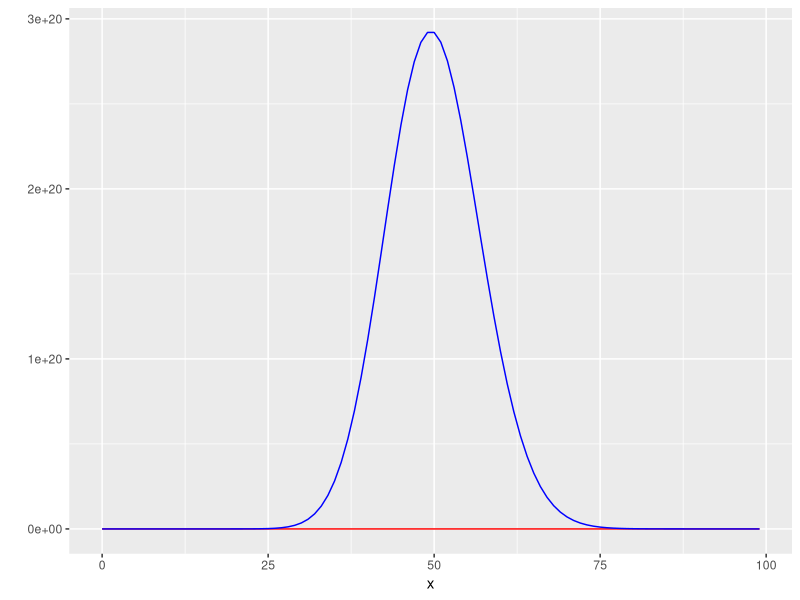
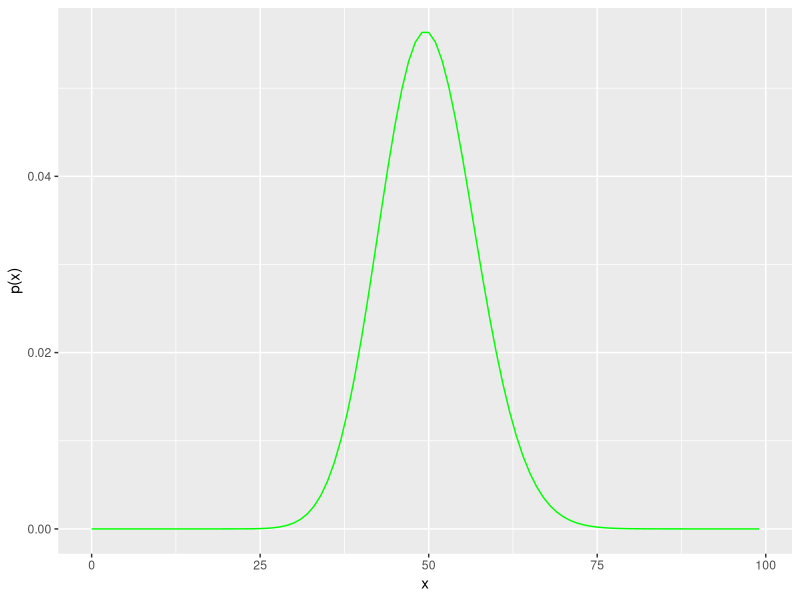
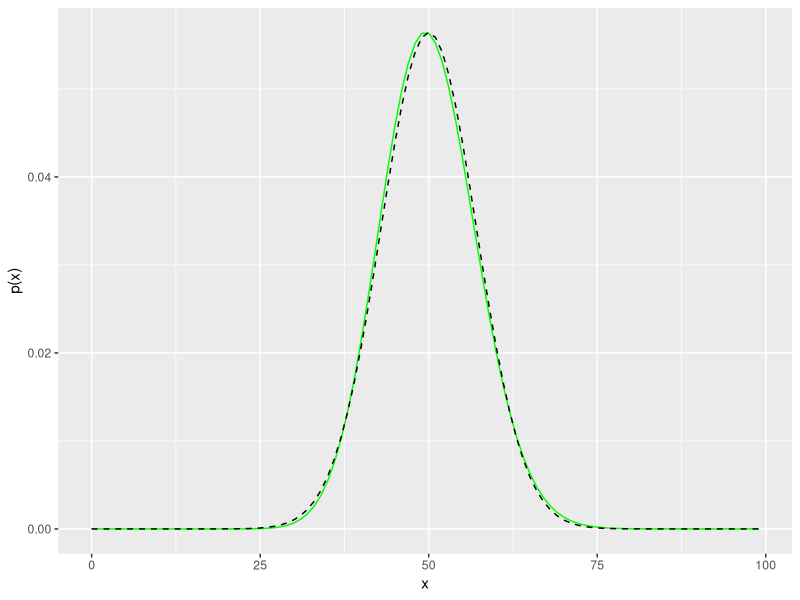
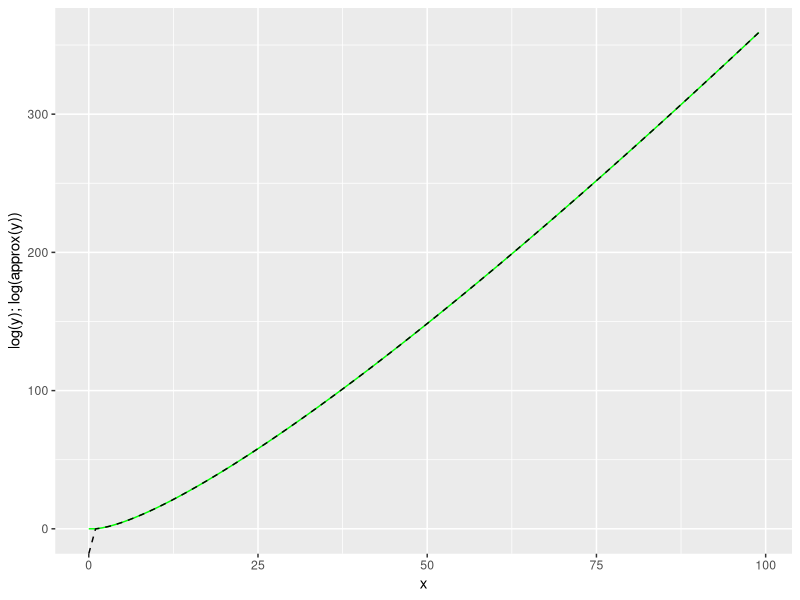

Write the R code that produced these figures, in order.
## ---- chunk 1
library(tidyverse)
library(knitr)
set.seed(20190429)
## ---- chunk 2

m <- 50

d <- tibble(x = 0:99, c = exp(1) ^ -m, v = (m ^ x) / factorial(x), y = c * v)

ggplot(d, aes(x)) + 
  geom_line(colour = "red", aes(y = c)) + 
  geom_line(colour = "blue", aes(y = v)) +
  labs(y = "")

## ---- chunk 3
ggplot(d, aes(x, y)) + geom_line(colour = "green") + labs(y = "p(x)")
## ---- chunk 4

d$g <- (1 / (sqrt(2 * pi * m))) * (exp(1) ^ -(((d$x - m) ^ 2) / (2 * m)))

ggplot(d, aes(x, y)) + geom_line(colour = "green") + 
  geom_line(aes(y = g), linetype = "dashed") +
  labs(y = "p(x)")

## ---- chunk 5

d2 <- tibble(x = 0:99, y = factorial(x), 
             a = x^x * (exp(1)^-x) * sqrt(2 * pi * x))

ggplot(d2, aes(x)) + 
  geom_line(aes(y = log(y)), colour = "green") + 
  geom_line(aes(y = log(a)), linetype = "dashed") + 
  labs(y = "log(y); log(approx(y))")

